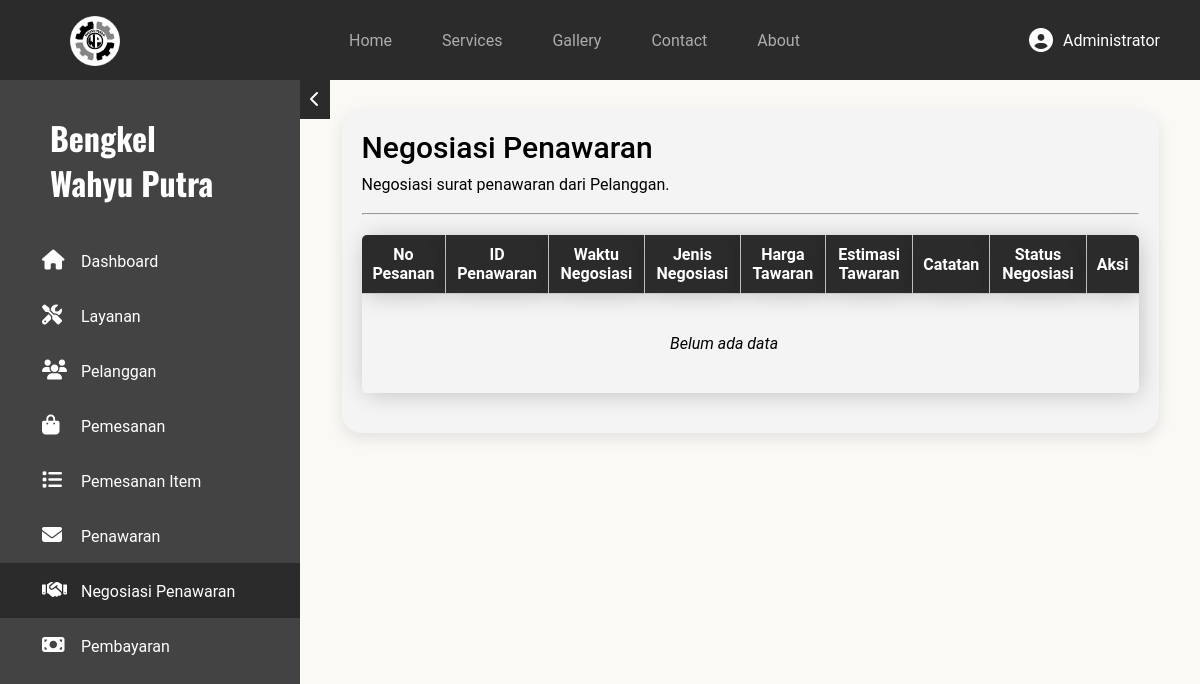
Before: /dashboard/admin/negosiasi/index.php (signed in) with the older database file.
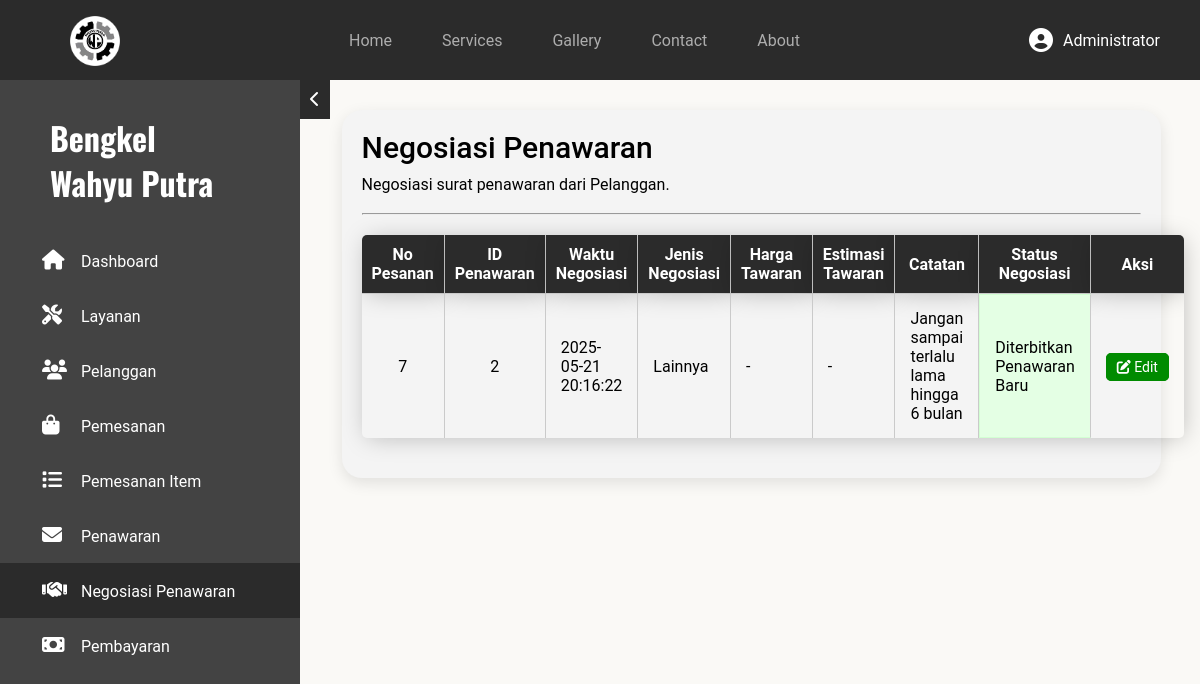
After: the same page with the newer database file.
### tables this page shows
CREATE TABLE `negosiasi_penawaran` (
  `id_negosiasi` int(11) NOT NULL,
  `id_penawaran` int(11) NOT NULL,
  `waktu_negosiasi` datetime NOT NULL DEFAULT current_timestamp(),
  `jenis_negosiasi` enum('Harga','Estimasi','Harga & Estimasi','Lainnya') NOT NULL,
  `harga_tawaran` int(11) DEFAULT NULL,
  `estimasi_tawaran` varchar(50) DEFAULT NULL,
  `catatan` text DEFAULT NULL,
  `status_negosiasi` enum('Menunggu','Diterbitkan Penawaran Baru') NOT NULL DEFAULT 'Menunggu'
);

CREATE TABLE `pemesanan` (
  `no_pesanan` int(11) NOT NULL,
  `id_pelanggan` int(11) NOT NULL,
  `waktu_pemesanan` datetime NOT NULL DEFAULT current_timestamp(),
  `nama_jalan` varchar(100) NOT NULL,
  `kecamatan` varchar(50) NOT NULL,
  `kabupaten_kota` varchar(50) NOT NULL,
  `provinsi` varchar(30) NOT NULL,
  `kode_pos` char(5) NOT NULL,
  `detail` varchar(50) DEFAULT NULL,
  `id_service` int(11) NOT NULL,
  `status_pesanan` enum('Menunggu Penawaran','Penawaran Diterbitkan','Negosiasi Penawaran','Dalam Proses','Menunggu Pembayaran','Konfirmasi Pembayaran','Selesai') NOT NULL DEFAULT 'Menunggu Penawaran'
);

### dashboard/admin/negosiasi/index.php (the view, shortened to what this page needs)
<?php
require_once $_SERVER['DOCUMENT_ROOT'] . "/bengkel-wahyu-putra/includes/global/koneksi.php";
?>
<!DOCTYPE html>
<html lang="en">
<head>
    <link rel="stylesheet" href="/bengkel-wahyu-putra/assets/css/global.css">
    <link rel="stylesheet" href="/bengkel-wahyu-putra/assets/css/admin.css">
    <link rel="stylesheet" href="/bengkel-wahyu-putra/assets/fontawesome/css/all.css">
</head>
<body>
    <?php require_once $_SERVER['DOCUMENT_ROOT'] . "/bengkel-wahyu-putra/includes/global/nav.php"; ?>
    <main>
        <?php require_once $_SERVER['DOCUMENT_ROOT'] . "/bengkel-wahyu-putra/includes/admin/aside.php"; ?>
        <div class="container-crud">
            <section class="daftar-crud">
                <h1>Negosiasi Penawaran</h1>
                <p>Negosiasi surat penawaran dari Pelanggan.</p><br>
                <hr>
                <?php
                $querySelect = "SELECT ng.*, ps.no_pesanan  FROM negosiasi_penawaran ng
JOIN penawaran pw ON pw.id_penawaran = ng.id_penawaran
JOIN pemesanan ps ON ps.no_pesanan = pw.no_pesanan";
                $sql = mysqli_query($conn, $querySelect);
                ?>
                <table class="table-crud">
                    <tr>
                        <th>No Pesanan</th>
                        <th>ID Penawaran</th>
                        <th>Waktu Negosiasi</th>
                        <th>Jenis Negosiasi</th>
                        <th>Harga Tawaran</th>
                        <th>Estimasi Tawaran</th>
                        <th>Catatan</th>
                        <th>Status Negosiasi</th>
                        <th>Aksi</th>
                    </tr>
                    <?php while ($result = mysqli_fetch_assoc($sql)) { ?>
                        <tr>
                            <td style="text-align: center;"><?= $result['no_pesanan'] ?></td>
                            <td style="text-align: center;"><?= $result['id_penawaran'] ?></td>
                            <td><?= $result['waktu_negosiasi'] ?></td>
                            <td><?= $result['jenis_negosiasi'] ?></td>
                            <td><?= $result['harga_tawaran'] ?? '-' ?></td>
                            <td><?= $result['estimasi_tawaran'] ?? '-' ?></td>
                            <td><?= $result['catatan'] ?? '-' ?></td>
                            <td class="<?= $result['status_negosiasi'] == 'Menunggu' ? 'row-yellow' : 'row-green' ?>"><?= $result['status_negosiasi'] ?></td>
                            <td class="action">
                                <a href="./kelola/?edit=<?= $result['id_negosiasi'] ?>" class="btn edit"><i class="fas fa-pen-to-square"></i> Edit</a>
                            </td>
                        </tr>
                    <?php } ?>
                    <?php if (mysqli_num_rows($sql) == 0) { ?>
                        <tr>
                            <td colspan="8" style="text-align: center; padding: 40px 0px; font-style: italic;">Belum ada data</td>
                        </tr>
                    <?php } ?>
                </table>
            </section>
        </div>
    </main>
</body>
</html>

Changed rows visible on the page:
added negosiasi_penawaran: pemesanan.no_pesanan "7", id_penawaran "2", waktu_negosiasi "2025-05-21 20:16:22", jenis_negosiasi "Lainnya", harga_tawaran "-", estimasi_tawaran "-", catatan "Jangan sampai terlalu lama hingga 6 bulan", status_negosiasi "Diterbitkan Penawaran Baru"
Other visible differences:
text no longer shown: "Belum ada data"
